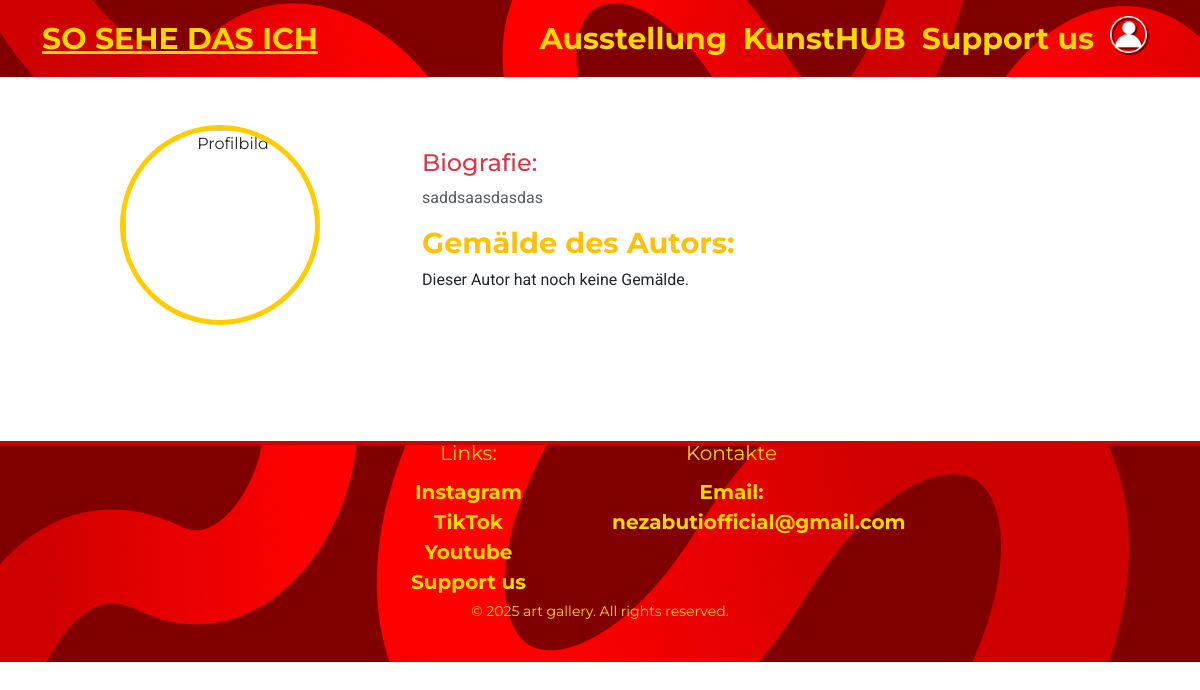
Page /author/4/ on the earlier database version.
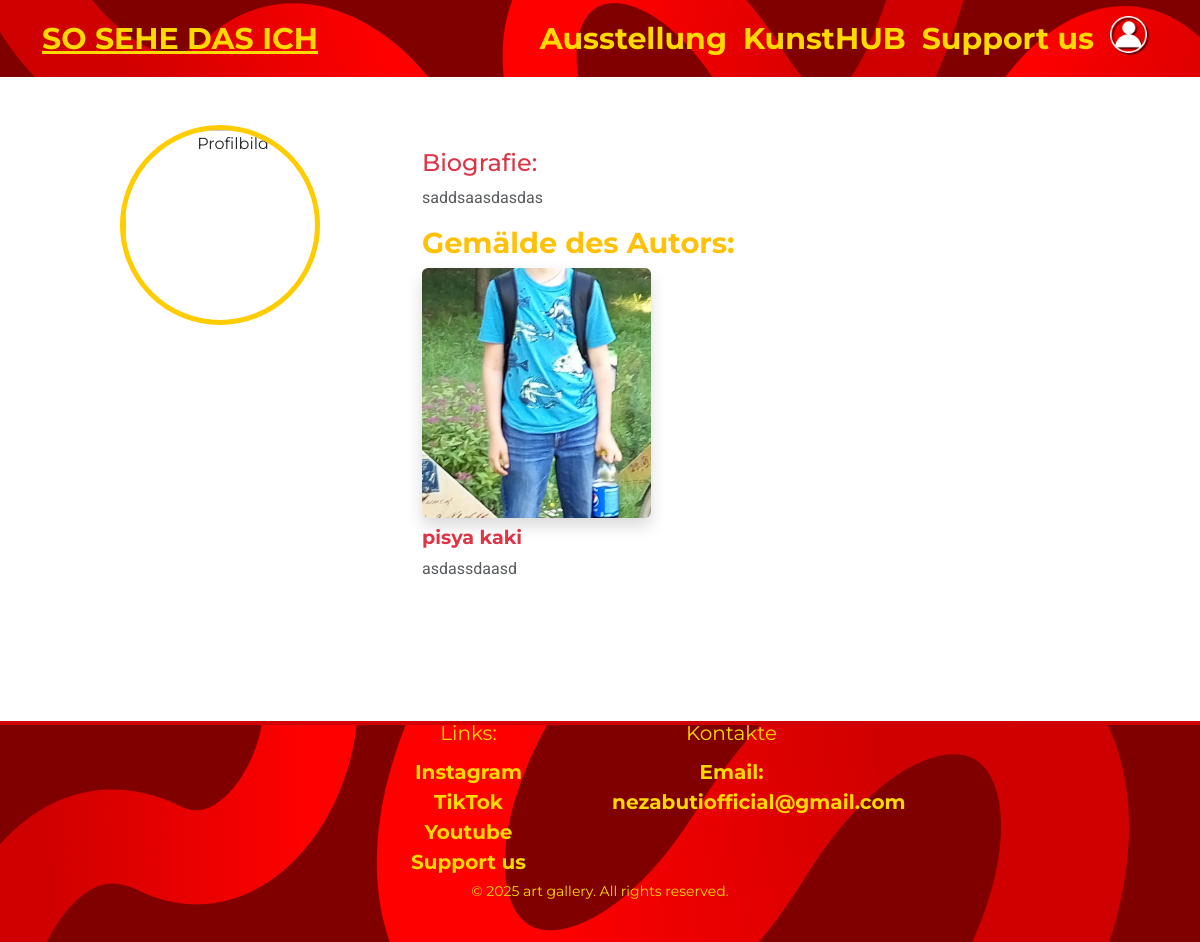
Same page on the later database version.
### gallery/models.py (models this page shows, shortened)
class Painting(models.Model):
    author = models.ForeignKey(settings.AUTH_USER_MODEL, on_delete=models.CASCADE, related_name='paintings')
    title = models.CharField(max_length=200)
    text = models.TextField()
    image = models.ImageField(upload_to='photos/', null=False, blank=False, default='photos/no_image.jpg')
    slug = models.SlugField(unique=True, blank=True)
    auction = models.BooleanField(default=False)  # Выставлено ли на аукцион
    width = models.FloatField(null=True, blank=True)  # Ширина картины
    height = models.FloatField(null=True, blank=True)  # Высота картины
    paint_type = models.CharField(max_length=100, blank=True)  # Тип краски
    canvas_material = models.CharField(max_length=100, blank=True)  # Материал холста
    is_for_sale = models.BooleanField(default=False)  # Продажа картины или нет
    price = models.DecimalField(max_digits=10, decimal_places=2, null=True, blank=True)  # Цена картины, если она продается
    year_of_creation = models.PositiveIntegerField(null=True, blank=True)  # Год выпуска картины
    from django.db.models import Q

### gallery/views.py (the view)
# urls.py: path('author/<int:user_id>/', author_profile, name='author_profile'),
def author_profile(request, user_id):
    author = get_object_or_404(User, id=user_id)  # Получаем пользователя или выдаем 404
    paintings = Painting.objects.filter(author=author)  # Все картины этого автора
    print(f"Автор: {author.username}, Количество картин: {paintings.count()}")  # DEBUG
    return render(request, 'gallery/author_profile.html', {
        'author': author,
        'paintings': paintings,
    })

### gallery/templates/gallery/author_profile.html (shortened to what this page needs)
{% extends 'gallery/base.html' %}
{% block content %}
  <div class="container mt-5">
    <div class="row justify-content-center">
      <div class="col-12 col-md-4 text-center">
        <div class="image">
          <img src="{{ user.profile_pic.url }}" alt="Profilbild" class="profile-pic img-fluid rounded-circle">
        </div>
      </div>
      <div class="col-12 col-md-8 mt-4">
        <h3 class="bio-title text-danger">Biografie:</h3>
        <p class="bio-text text-muted">{{ author.bio|default:"Biografie nicht verfügbar" }}</p>
        <h2 class="paintings-title text-warning">Gemälde des Autors:</h2>
        <div class="row">
          {% for painting in paintings %}
            <div class="col-md-4 col-6 mb-4 painting-item">
              {% if painting.image %}
              <a href="{% url 'painting_detail' painting.slug %}" class="painting-link">
                <img src="{{ painting.image.url }}" alt="{{ painting.title }}" class="painting-image img-fluid rounded shadow">
              </a>
              {% endif %}
              <h3 class="painting-title text-danger mt-2">{{ painting.title }}</h3>
              <p class="painting-text text-muted">{{ painting.text }}</p>
            </div>
          {% empty %}
            <p>Dieser Autor hat noch keine Gemälde.</p>
          {% endfor %}
        </div>
      </div>
    </div>
  </div>
{% endblock %}

Differences in the rows shown:
added Painting: image (picture), title "pisya kaki", text "asdassdaasd"
Other differences:
text no longer shown: "Dieser Autor hat noch keine Gemälde."
